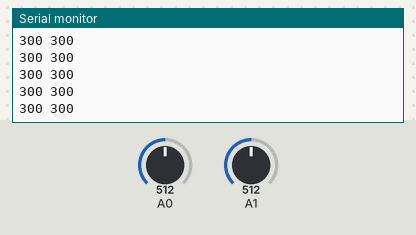
This sketch was run on a simulated Arduino Uno, built with avr-gcc and run on an emulated ATmega328P. Parts: the last lines printed to the serial monitor. The inputs (shaded band) are chosen by the test bench; at power-on: A0 = 512, A1 = 512.

Above: at 1.2 s.
1.3 s: A0 set to 716
At 2.0 s:
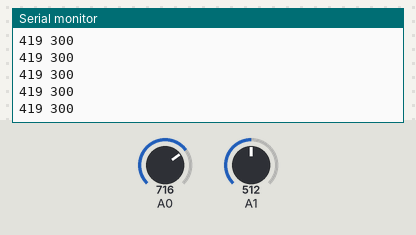
4.3 s: A1 set to 716
At 5.0 s:
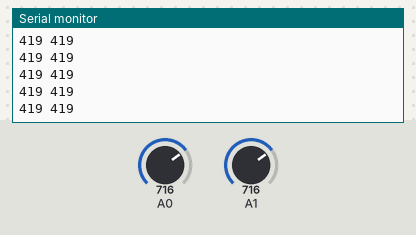
5.8 s: A0 set to 900
At 6.4 s:
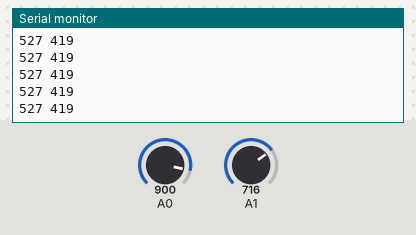
7.3 s: A1 set to 900
At 7.9 s:
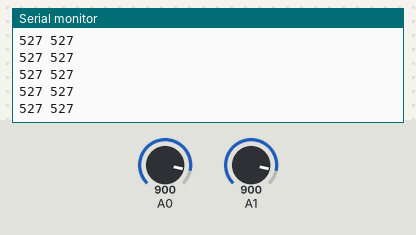
Timing chart, 0 to 9.8 s (numbered marks = the images above; inputs shaded):
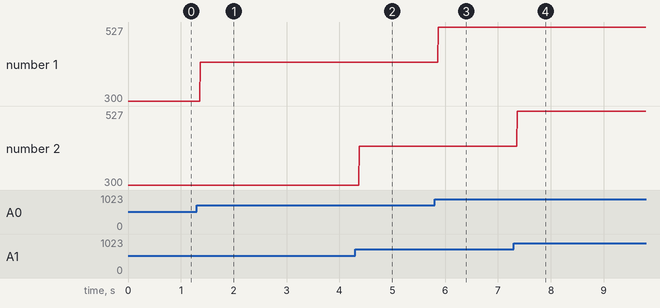

The sketch:

potenciometro.ino
```cpp
int sensor0 = 0;
int sensor1 = 0;
int sensormap0 = 0;
int sensormap1 = 0;
void setup() {
  Serial.begin(9600);
}

void loop() {
  sensor0 = analogRead(A0);
  sensor1 = analogRead(A1);
  sensormap0 = map(sensor0, 0,1023 ,0,600);
  sensormap1 = map(sensor1, 0,1023 ,0,600);


  Serial.println(sensormap0+(String)" "+sensormap1);
  delay (1);

}
```

Measured:
- after the input at 1.3 s, the serial monitor: prints a new line after 0.07 s (image 1)
- after the input at 4.3 s, the serial monitor: prints a new line after 0.07 s (image 2)
- after the input at 5.8 s, the serial monitor: prints a new line after 0.07 s (image 3)
- after the input at 7.3 s, the serial monitor: prints a new line after 0.07 s (image 4)
- plotted number 1: 300 → 419 after the input at 1.3 s, 419 → 527 after the input at 5.8 s
